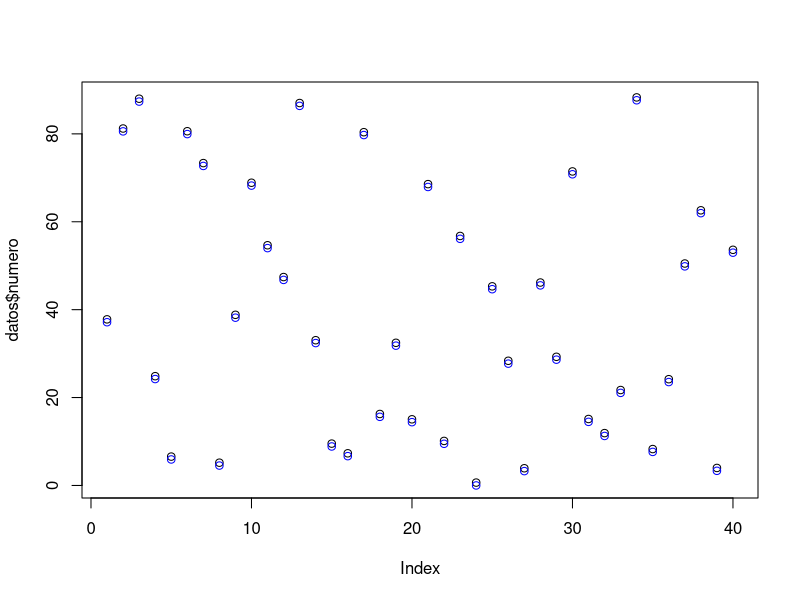
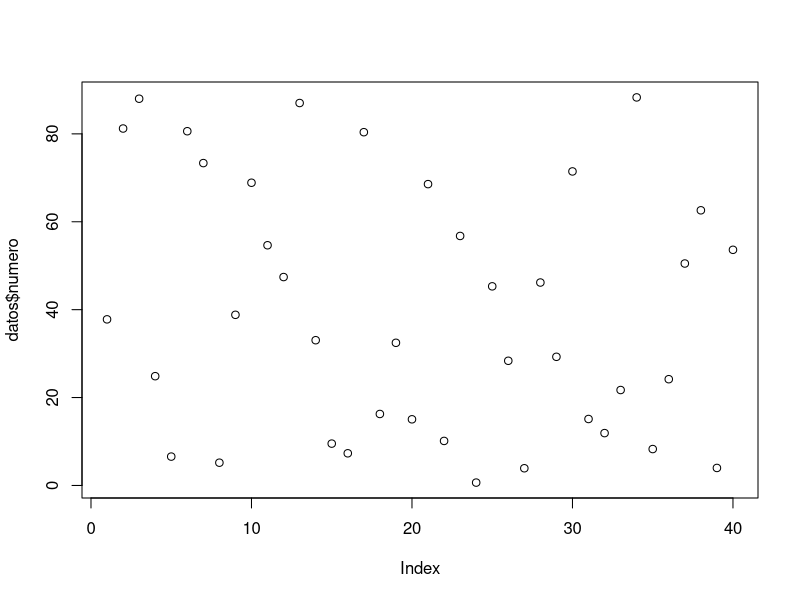
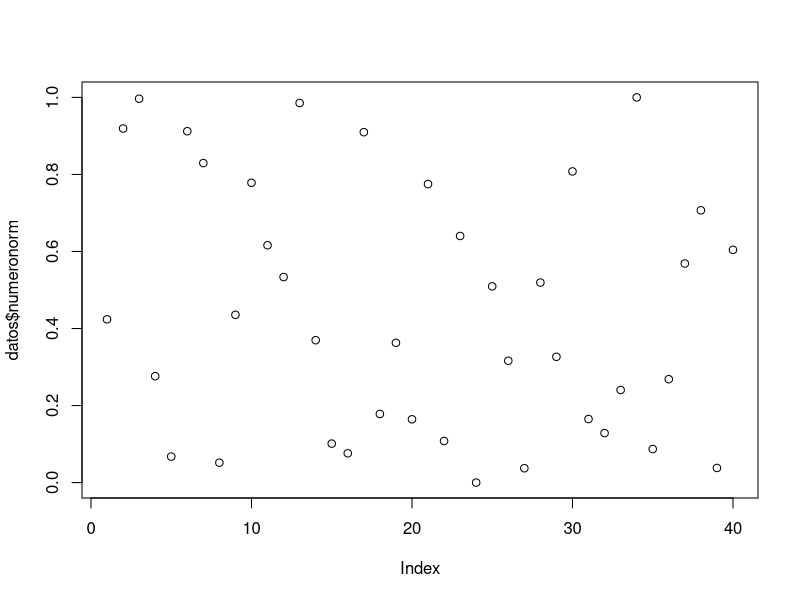

Write the R code that produced these figures, in order.
library(data.table)
library(ggplot2)

datos <- data.table(numero=runif(40)*100)
datos[1]
summary(datos)
datos[,minimo:=min(numero)]
datos[,maximo:=max(numero)]
datos[,numera:= numero - minimo]
datos[,denomina:=maximo - minimo]

datos[,summary(numero)]
datos[,summary(numera)]

datos[,sd(numero)]
datos[,sd(numera)]

plot(datos$numero)
points(datos$numera, col="blue")


datos[,numeronorm := numera/denomina]
plot(datos$numero)
plot(datos$numeronorm)


